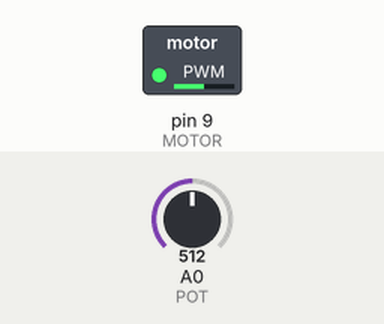
Bench run of a sketch on a simulated Arduino Uno, built with avr-gcc and run on an emulated ATmega328P. Shown: switched loads named in the sketch (green lamp = pin HIGH). Inputs (shaded band) come from the test bench; at power-on: A0 (POT) = 512.

Above: at 1.8 s.
1.9 s: A0 (POT) set to 716
At 2.6 s:
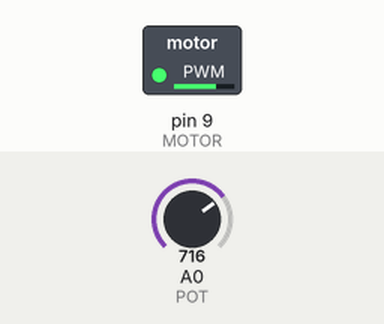
3.5 s: A0 (POT) set to 900
At 5.2 s:
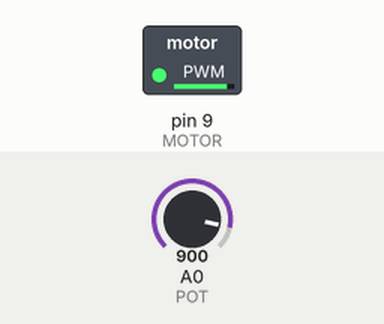
5.5 s: A0 (POT) set to 122
At 6.9 s:
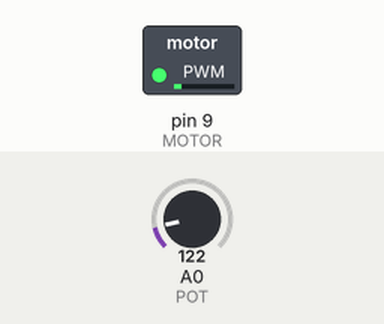
7.5 s: A0 (POT) set to 0
At 8.4 s:
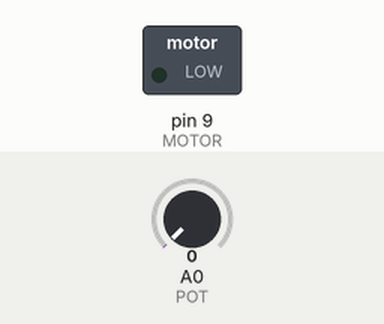
9.5 s: A0 (POT) set to 511
At 11.1 s:
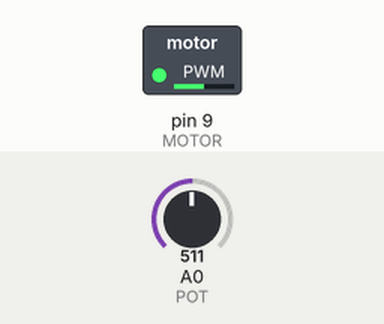
Timing chart, 0 to 12.5 s (numbered marks = the images above; inputs shaded):
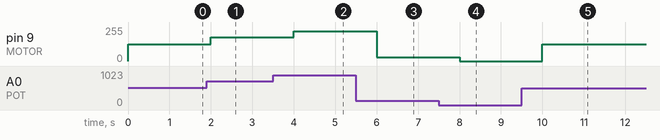

Measured:
- after the input at 1.9 s, pin 9 (MOTOR): 127/255 → 178/255 after 0.10 s
- after the input at 3.5 s, pin 9 (MOTOR): 178/255 → 224/255 after 0.50 s
- after the input at 5.5 s, pin 9 (MOTOR): 224/255 → 30/255 after 0.50 s
- after the input at 7.5 s, pin 9 (MOTOR): 30/255 → 0/255 after 0.50 s
- after the input at 9.5 s, pin 9 (MOTOR): 0/255 → 127/255 after 0.50 s

The sketch:

Lesson_11_Listing_11_1.ino
```cpp
const int MOTOR=9; // Выход для подключения MOSFET
const int POT=0; // Аналоговый вход A0 для подключения потенциометра
int valpot = 0; // переменная для хранения значения потенциометра
int speedMotor = 0; // переменная для хранения скорости двигателя
void setup()
{
//
pinMode(MOTOR,OUTPUT);
}
void loop()
{
valpot = analogRead(POT); // чтение данных потенциометра
// масштабируем значение к интервалу 0-255
speedMotor=map(valpot,0,1023,0,255);
// устанавливаем новое значение ШИМ
analogWrite(MOTOR,speedMotor);
delay(1000); // пауза
}
```
